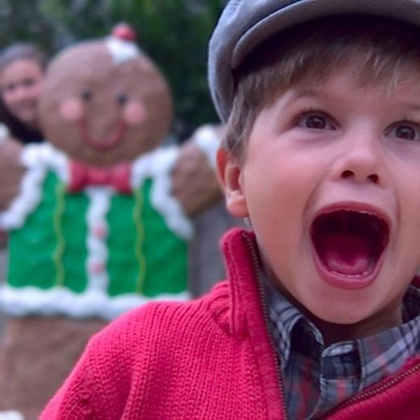
%> input picture images/3-a.jpg, 420 x 420 px, shrunk from 520 x 520 before the run
$ octave mainScript.m   (GNU Octave 9; MATLAB toolbox functions it lacks are replaced by stand-ins)
%> lines starting %> are read from the running program, lines starting %| are printed output that depends on the picture
% ---------
% Author: Bo Li 2020.1    <morvanli@foxmail.com>
%=============================================================
%%
clc;
close all;
clear all;
%%
addpath(genpath(cd));
%%
[imagename1, imagepath1]=uigetfile('images\*.jpg;*.bmp;*.png;*.tif;*.tiff;*.pgm;*.gif','Please choose the first input image');
%> the answer given: images/3-a.jpg
image1=imread(strcat(imagepath1,imagename1));
%> image1 is the input picture: size 420x420x3 uint8; mean R, G, B 117.4, 81.7, 100.8
[imagename2,imagepath2]=uigetfile('images\*.jpg;*.bmp;*.png;*.tif;*.tiff;*.pgm;*.gif','Please choose the first input image');
%> the answer given: images/3-b.jpg
image2=imread(strcat(imagepath2,imagename2));
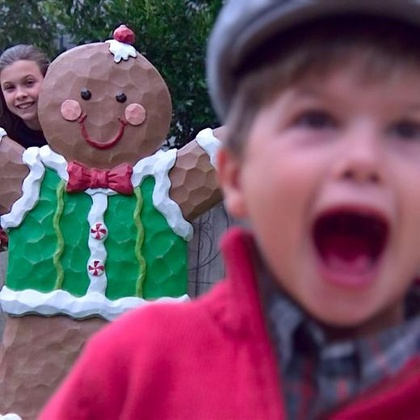
%> input picture images/3-b.jpg, 420 x 420 px, shrunk from 520 x 520 before the run
%> image2 is the input picture: size 420x420x3 uint8; mean R, G, B 116.2, 80.3, 98.8

ori_A = double(image1)/255;
ori_B = double(image2)/255;
if size(ori_A, 3) > 1
    flag = 1;
else
    flag = 0;
end
if size(image1,3)>1
    image1 = rgb2gray(image1);
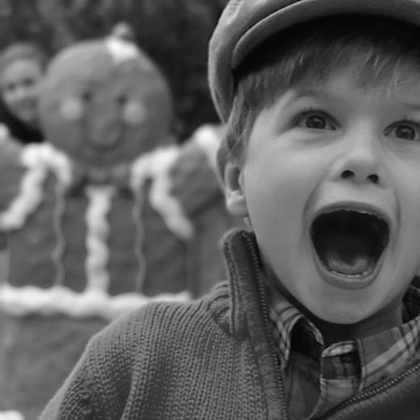
%> image1: size 420x420 uint8; min 5, max 251, mean 94.6
    image2 = rgb2gray(image2);
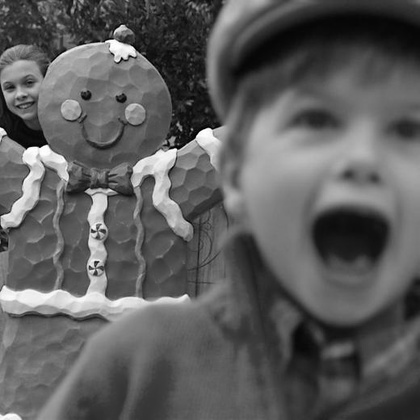
%> image2: size 420x420 uint8; min 0, max 255, mean 93.2
end
A=double(image1)/255;
B=double(image2)/255;

%% We will have 2^(L+1) different directional subbands at each scale
L = 3;

%% We show surfacelets at the scale at "iScale".
iScale = 3;

%% The order of the checkerboard filter banks. The higher bo is, the
%% sharper the frequency response is.
bo = 12;

%% Resolution of the frequency plot
K = 64;
Lev_array = cell(1, iScale);

for i = 1 : iScale - 1
    Lev_array{i} = [-1 0; 0 -1];
end
Lev_array{iScale} = [-1 0; 0 -1];

Pyr_mode = 1;


%% Surfacelet Decomposition
tic
%> (the run ends here)
